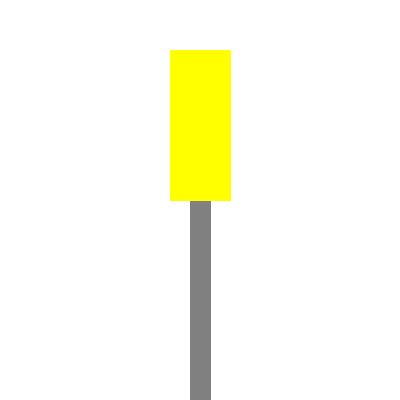

Here is the Python script that generated this plot:
import random
from PIL import Image, ImageDraw

image = Image.new("RGBA", (400, 400), (255, 255, 255, 0))
draw = ImageDraw.Draw(image)

tronc = "gray"
rectangle = "yellow"

draw.rectangle((190, 200, 210, 400), fill=tronc)

draw.rectangle((170, 50, 230, 200), fill=rectangle)

image.save("pissenlit.png")
